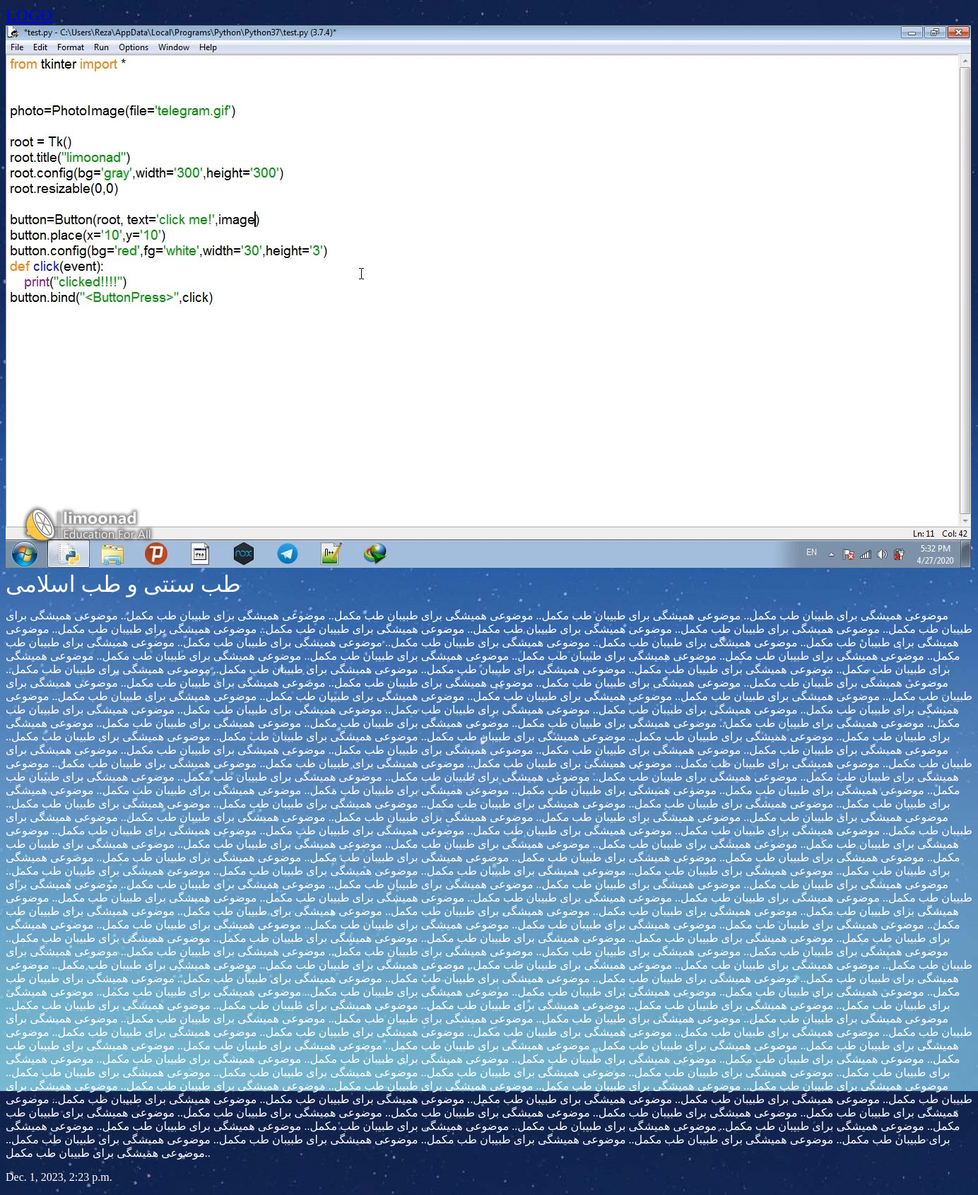
The page /articles/Traditional_medicine_Sonati_eslami on the database its author committed.
### articles/models.py (models this page shows, shortened)
class Article(models.Model):
    title = models.CharField(max_length = 100)
    slug = models.SlugField()
    body = models.TextField()
    date = models.DateTimeField(auto_now_add = True)
    image = models.ImageField(default='default.jpg', blank = True)

### articles/views.py (the view)
# urls.py: path('<slug>', views.article_detail, name="detail"),
def article_detail(request, slug):
    article = models.Article.objects.get(slug=slug)
    return render(request, 'articles/article_detail.html', {'article':article})

### articles/templates/articles/article_detail.html
{%extends "base.html"%}
{%block content%}
<div class='artcle.detal'>
    <div class='article'>
        {% if article.image %}
        <img src="{{article.image.url}}" alt="">
        {% endif %}
        <h1>{{article.title}}</h1>
        <p>{{article.body}}</p>
        <p>{{article.date}}</p>
    </div>
</div>
{%endblock%}

### assets/styles.css (style rules this page uses)
body { background-color: #0f121f; background-image: url(stars.jpg); background-repeat-y; no-repeat; background-attachment: fixed; color: #fff; }
body * { font-family: vazir; }
h1,h2,h3,h4,h5 { font-weight: normal; margin:0 }

### rows shown on the page
Article: image (picture), title "طب سنتی و طب اسلامی", body "موضوعی همیشگی برای طبیبان طب مکمل.. موضوعی همیشگی برای طبیبان طب مکمل.. موضوعی همیشگی برای طبیبان طب مکمل.. موضوعی همیشگی برای طبیبان طب مکمل.. موضوعی همیشگی برای طبیبان طب مکمل.. موضوعی همیشگی برای طبیبان طب مکمل.. موضوعی همیشگی برای طبیبان طب مکمل.. موضوعی همیشگی برای طبیبان طب مکمل.. موضوعی همیشگی برای طبیبان طب مکمل.. موضوعی همیشگی برای طبیبان طب مکمل.. موضوعی همیشگی برای طبیبان طب مکمل.. موضوعی همیشگی برای طبیبان طب مکمل.. موضوعی همیشگی برای طبیبان طب مکمل.. موضوعی همیشگی برای طبیبان طب مکمل.. موضوعی همیشگی برای طبیبان طب مکمل.. موضوعی همیشگی برای طبیبان طب مکمل.. موضوعی همیشگی برای طبیبان طب مکمل.. موضوعی همیشگی برای طبیبان طب مکمل.. موضوعی همیشگی برای طبیبان طب مکمل.. موضوعی همیشگی…", date "Dec. 1, 2023, 2:23 p.m."
